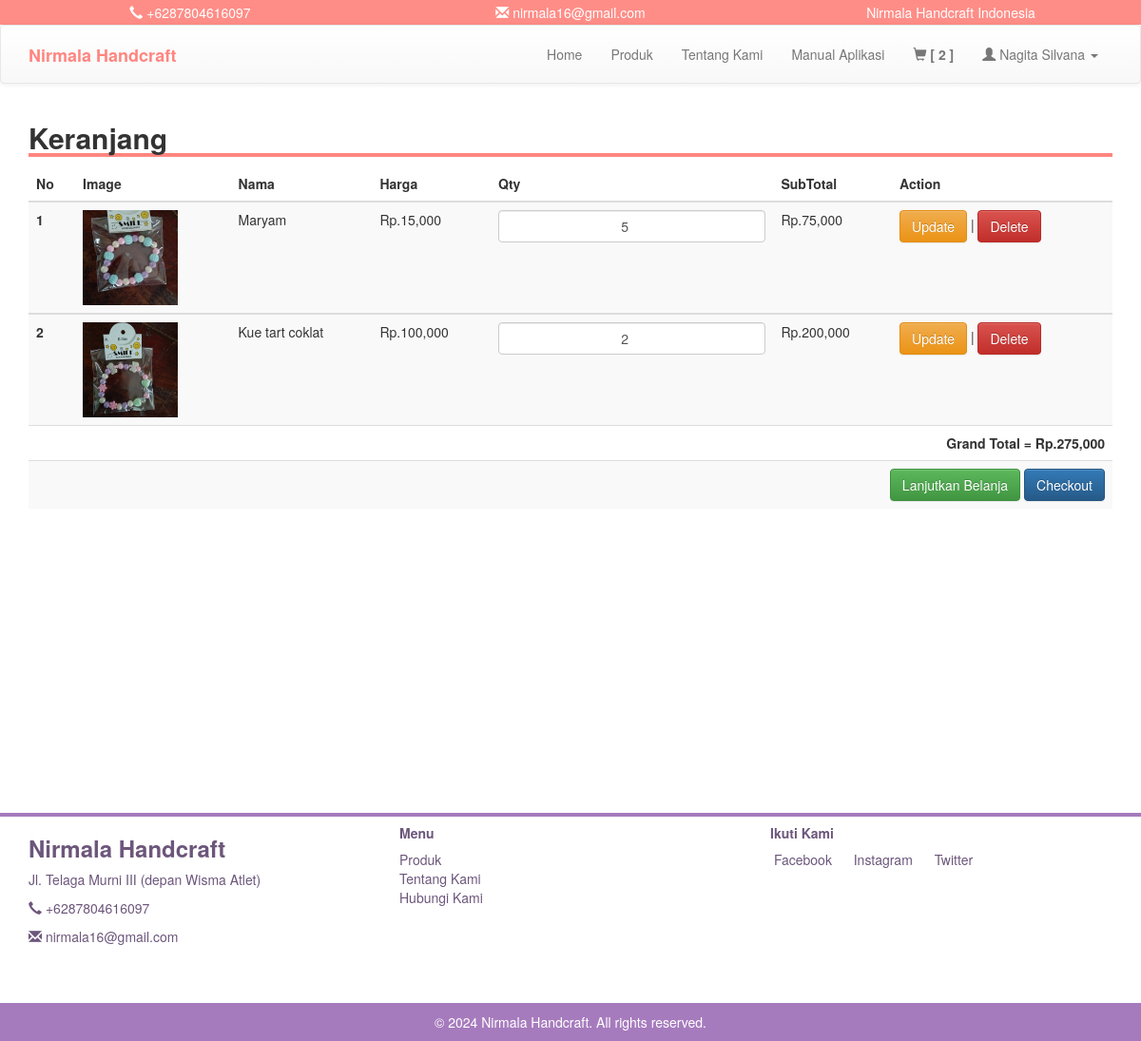
The page /keranjang.php (signed in) on the database its author committed.
### tables this page shows
CREATE TABLE `keranjang` (
  `id_keranjang` int(11) NOT NULL,
  `kode_customer` varchar(100) NOT NULL,
  `kode_produk` varchar(100) NOT NULL,
  `nama_produk` varchar(100) NOT NULL,
  `qty` int(11) NOT NULL,
  `harga` int(11) NOT NULL
);

CREATE TABLE `produk` (
  `kode_produk` varchar(100) NOT NULL,
  `nama` varchar(100) NOT NULL,
  `image` text NOT NULL,
  `deskripsi` text NOT NULL,
  `harga` int(11) NOT NULL
);

### keranjang.php (the view, shortened to what this page needs)
<?php
include 'header.php';
?>
<div class="container" style="padding-bottom: 300px;">
	<h2 style=" width: 100%; border-bottom: 4px solid #ff8680"><b>Keranjang</b></h2>
		<table class="table table-striped">
			<?php
			if(isset($_SESSION['user'])){
				$kode_cs = $_SESSION['kd_cs'];
				$cek = mysqli_query($conn, "SELECT * FROM keranjang WHERE kode_customer = '$kode_cs'");
				$jml = mysqli_num_rows($cek);
				if($jml > 0){
					?>
					<thead>
						<tr>
							<th scope="col">No</th>
							<th scope="col">Image</th>
							<th scope="col">Nama</th>
							<th scope="col">Harga</th>
							<th scope="col">Qty</th>
							<th scope="col">SubTotal</th>
							<th scope="col">Action</th>
						</tr>
					</thead>
					<?php
					if(isset($_SESSION['kd_cs'])){
						$kode_cs = $_SESSION['kd_cs'];
						$result = mysqli_query($conn, "SELECT k.id_keranjang as keranjang, k.kode_produk as kd, k.nama_produk as nama, k.qty as jml, p.image as gambar, p.harga as hrg FROM keranjang k join produk p on k.kode_produk=p.kode_produk WHERE kode_customer = '$kode_cs'");
						$no = 1;
						$hasil = 0;
						while($row = mysqli_fetch_assoc($result)){
					?>
					<tbody>
					<form action="<?php echo $_SERVER['PHP_SELF']; ?>" method="POST">
						<tr>
							<th scope="row"><?= $no;  ?></th>
							<td><img src="image/produk/<?= $row['gambar']; ?>" width="100"></td>
							<td><?= $row['nama']; ?></td>
							<td>Rp.<?= number_format($row['hrg']);  ?></td>
							<td><input type="number" name="qty" class="form-control" style="text-align: center;" value="<?= $row['jml']; ?>"></td>
							<td>Rp.<?= number_format($row['hrg'] * $row['jml']);  ?></td>
							<td><button type="submit" name="submit1" class="btn btn-warning">Update</button> | <a href="keranjang.php?del=1&id=<?= $row['keranjang']; ?>" class="btn btn-danger" onclick="return confirm('Yakin ingin dihapus ?')">Delete</a></td>
						</tr>
						</form>
					<?php
							$sub = $row['hrg'] * $row['jml'];
							$hasil += $sub;
							$no++;
						}
					}
					 ?>
						<tr>
							<td colspan="7" style="text-align: right; font-weight: bold;">Grand Total = Rp.<?= number_format($hasil); ?></td>
						</tr>
						<tr>
							<td colspan="7" style="text-align: right; font-weight: bold;"><a href="index.php" class="btn btn-success">Lanjutkan Belanja</a> <a href="checkout.php?kode_cs=<?= $kode_cs; ?>" class="btn btn-primary">Checkout</a></td>
						</tr>
						<?php
					}
				}else{
					echo "<tr>
					<td colspan='7' class='text-center bg-danger'><h5><b>SILAHKAN LOGIN TERLEBIH DAHULU SEBELUM BERBELANJA</b></h5></td>
					</tr>";
				}
				?>
			</tbody>
		</table>
</div>
<?php
include 'footer.php';
?>

### css/style.css (style rules this page uses)
body { margin:0; padding: 0; }

### rows shown on the page
keranjang: kode_produk.image (picture), nama_produk "Maryam", kode_produk.harga "15,000", qty "5", $row['hrg'] * $row['jml'] "75,000"
keranjang: kode_produk.image (picture), nama_produk "Kue tart coklat", kode_produk.harga "100,000", qty "2", $row['hrg'] * $row['jml'] "200,000"

### other values the page prints
$value "2"
$_SESSION['user'] "Nagita Silvana"
$hasil "275,000"
